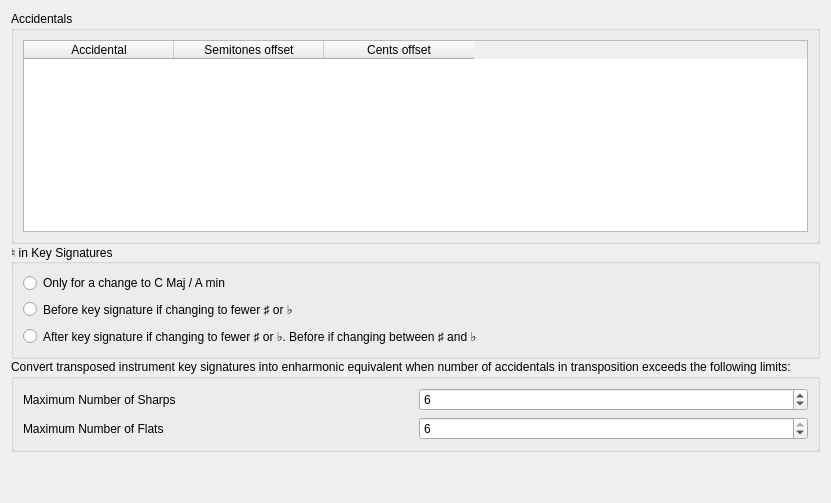
      <widget class="QWidget" name="PageAccidentals">
       <layout class="QVBoxLayout" name="verticalLayout_30">
        <property name="spacing">
         <number>0</number>
        </property>
        <item>
         <widget class="QGroupBox" name="accidentalsGroup">
          <property name="title">
           <string>Accidentals</string>
          </property>
          <layout class="QVBoxLayout" name="verticalLayout_31">
           <item>
            <widget class="QTableWidget" name="accidentalTable">
             <attribute name="horizontalHeaderDefaultSectionSize">
              <number>150</number>
             </attribute>
             <column>
              <property name="text">
               <string>Accidental</string>
              </property>
             </column>
             <column>
              <property name="text">
               <string>Semitones offset</string>
              </property>
             </column>
             <column>
              <property name="text">
               <string>Cents offset</string>
              </property>
             </column>
            </widget>
           </item>
          </layout>
         </widget>
        </item>
        <item>
         <widget class="QGroupBox" name="keySigNaturalsGroup">
          <property name="title">
           <string>♮ in Key Signatures</string>
          </property>
          <layout class="QVBoxLayout" name="verticalLayout_35">
           <item>
            <widget class="QRadioButton" name="radioKeySigNatNone">
             <property name="text">
              <string>Only for a change to C Maj / A min</string>
             </property>
            </widget>
           </item>
           <item>
            <widget class="QRadioButton" name="radioKeySigNatBefore">
             <property name="text">
              <string>Before key signature if changing to fewer ♯ or ♭</string>
             </property>
            </widget>
           </item>
           <item>
            <widget class="QRadioButton" name="radioKeySigNatAfter">
             <property name="text">
              <string>After key signature if changing to fewer ♯ or ♭. Before if changing between ♯ and ♭</string>
             </property>
            </widget>
           </item>
          </layout>
         </widget>
        </item>
        <item>
         <widget class="QGroupBox" name="keySigTransposedMaxAccidentalsGroup">
          <property name="sizePolicy">
           <sizepolicy hsizetype="Preferred" vsizetype="Preferred">
            <horstretch>0</horstretch>
            <verstretch>0</verstretch>
           </sizepolicy>
          </property>
          <property name="minimumSize">
           <size>
            <width>0</width>
            <height>0</height>
           </size>
          </property>
          <property name="focusPolicy">
           <enum>Qt::StrongFocus</enum>
          </property>
          <property name="title">
           <string>Convert transposed instrument key signatures into enharmonic equivalent when number of accidentals in transposition exceeds the following limits:</string>
          </property>
          <layout class="QGridLayout" name="gridLayout_26">
           <item row="0" column="1">
            <widget class="QSpinBox" name="keySigTransposedMaxSharps">
             <property name="frame">
              <bool>true</bool>
             </property>
             <property name="minimum">
              <number>4</number>
             </property>
             <property name="maximum">
              <number>7</number>
             </property>
             <property name="value">
              <number>6</number>
             </property>
            </widget>
           </item>
           <item row="0" column="0">
            <widget class="QLabel" name="label_142">
             <property name="text">
              <string>Maximum Number of Sharps</string>
             </property>
            </widget>
           </item>
           <item row="1" column="0">
            <widget class="QLabel" name="label_128">
             <property name="text">
              <string>Maximum Number of Flats</string>
             </property>
            </widget>
           </item>
           <item row="1" column="1">
            <widget class="QSpinBox" name="keySigTransposedMaxFlats">
             <property name="minimum">
              <number>4</number>
             </property>
             <property name="maximum">
              <number>6</number>
             </property>
             <property name="value">
              <number>6</number>
             </property>
            </widget>
           </item>
          </layout>
         </widget>
        </item>
        <item>
         <spacer name="verticalSpacer_5">
          <property name="orientation">
           <enum>Qt::Vertical</enum>
          </property>
          <property name="sizeHint" stdset="0">
           <size>
            <width>20</width>
            <height>40</height>
           </size>
          </property>
         </spacer>
        </item>
       </layout>
      </widget>
